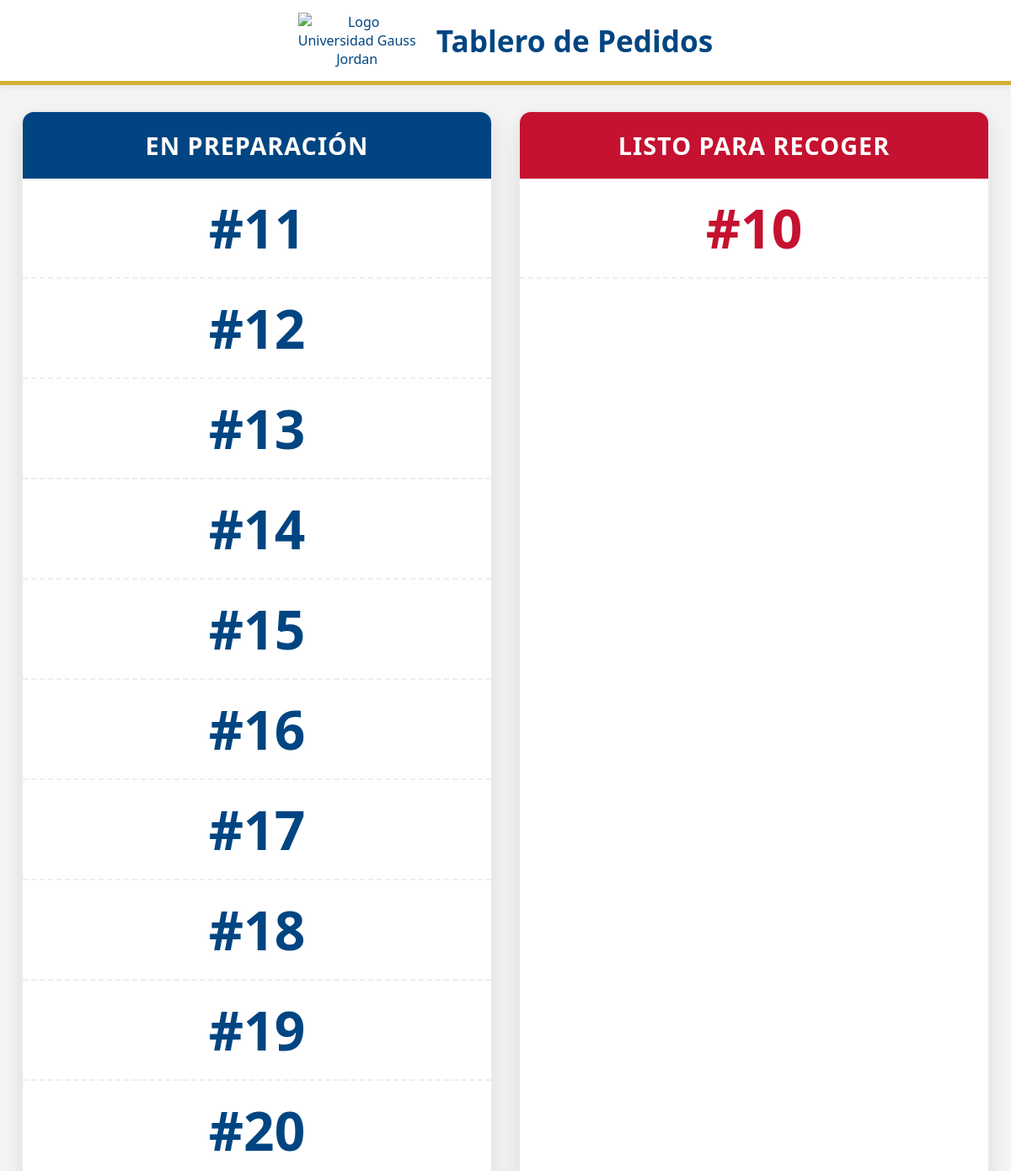
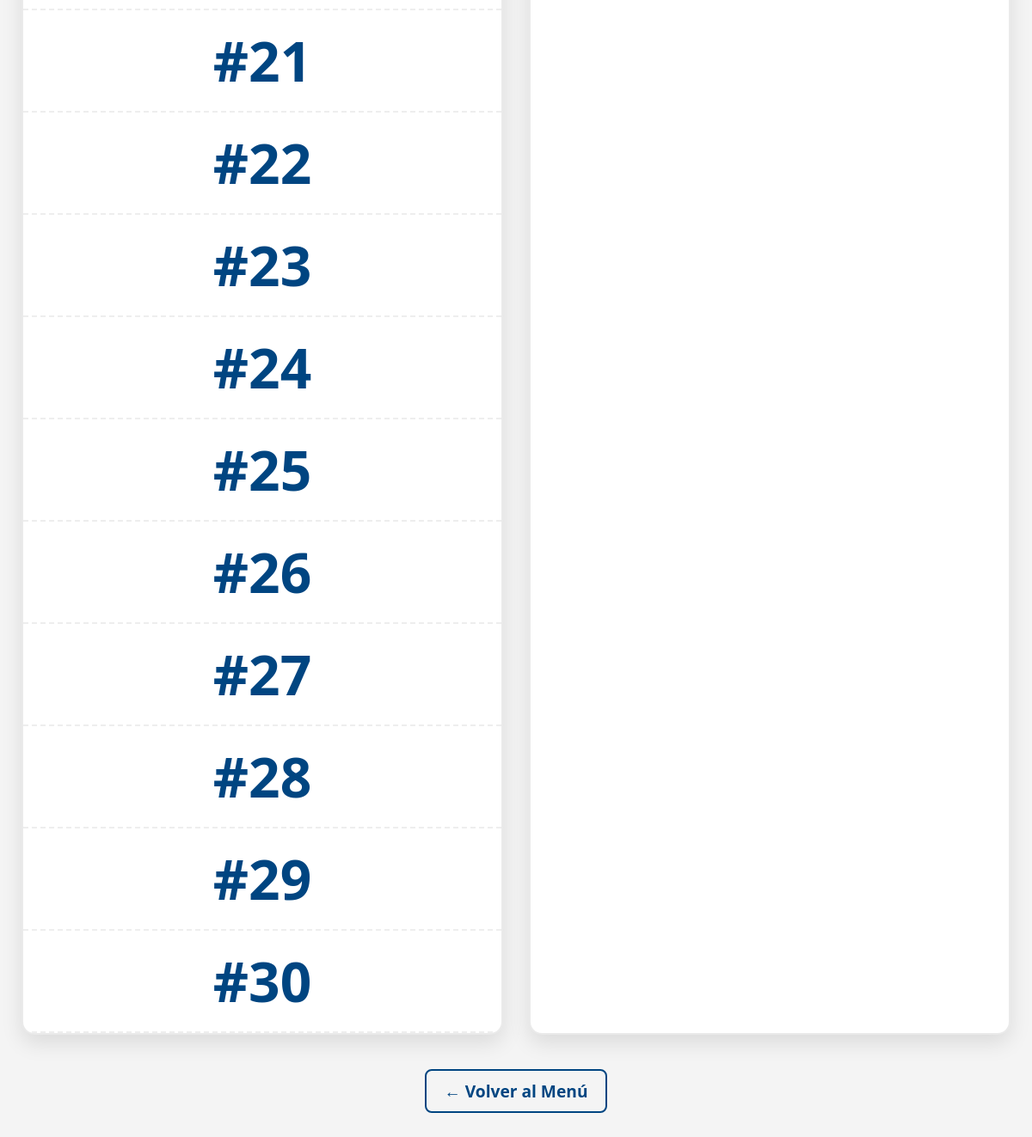
Before: /pedidos with the older database file (2 pictures, top to bottom).
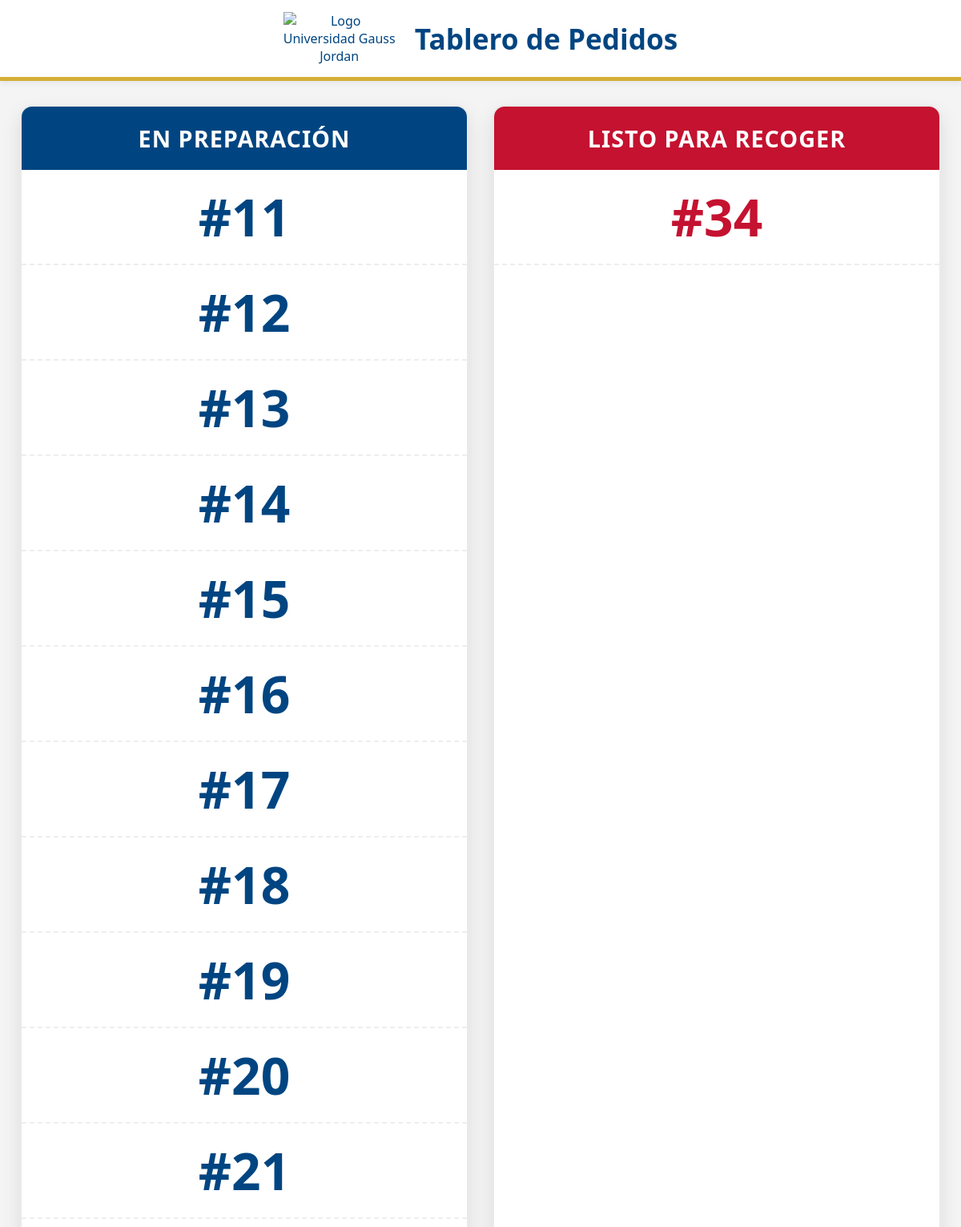
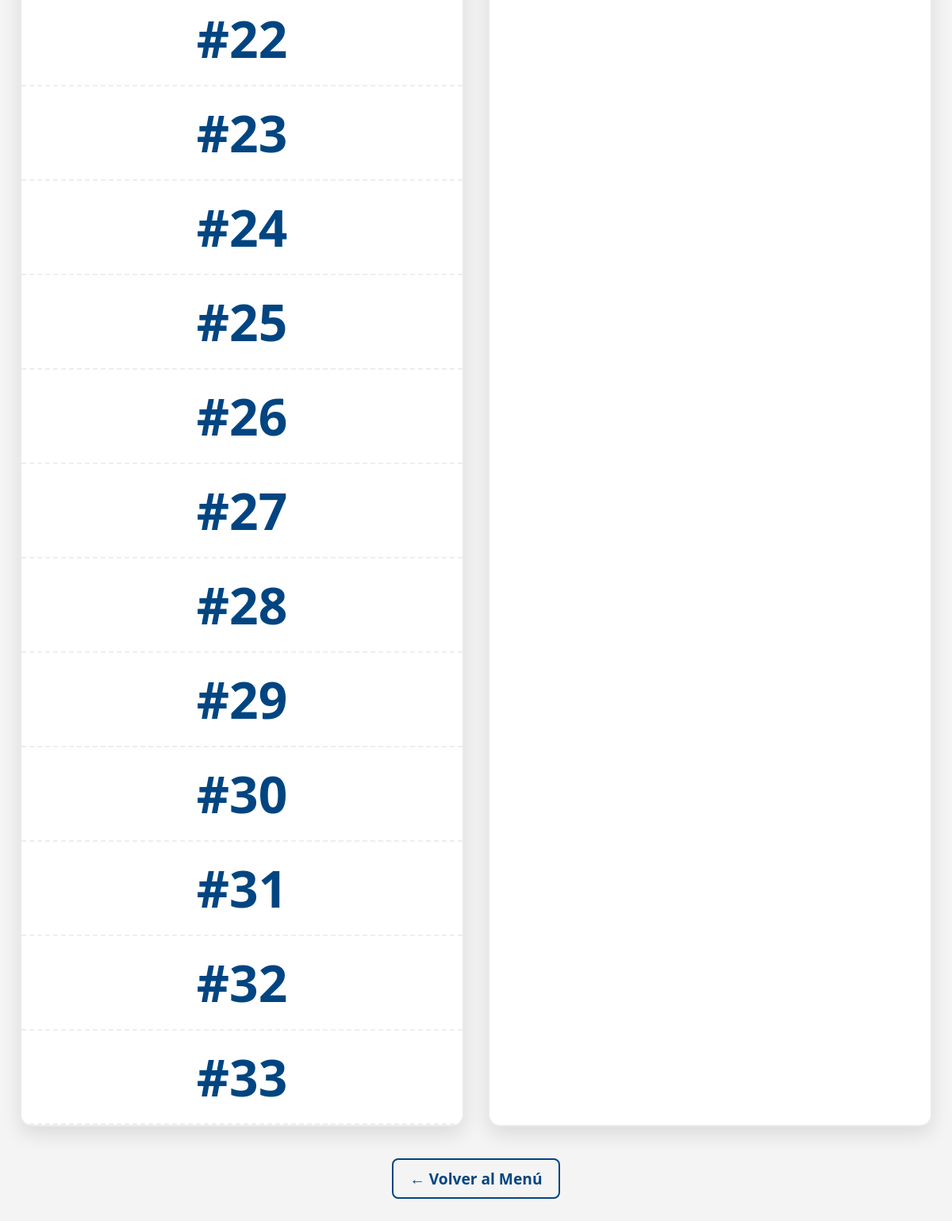
After: the same page with the newer database file (2 pictures, top to bottom).
### tables this page shows
CREATE TABLE Pedidos (
        id_pedido INTEGER PRIMARY KEY AUTOINCREMENT,
        nombre_cliente TEXT,
        producto TEXT,           
        fecha_pedido DATE,
        hora_pedido TIME,
        estado TEXT,
        metodo_pago TEXT,
        hora_pago TIME,
        total REAL,
        timestamp_listo TEXT   -- <--- NUEVA COLUMNA PARA EL CRONÓMETRO DE 5 MIN
    );

### rutas/cocina.py (the view)
@cocina_bp.route("/pedidos")
def ver_pedidos():
    conexion = conectar_db()
    cursor = conexion.cursor()
    cursor.execute("SELECT id_pedido, nombre_cliente, producto, estado FROM Pedidos WHERE estado != 'Entregado' ORDER BY id_pedido ASC")
    pedidos = cursor.fetchall()
    conexion.close()
    return render_template("pedidos.html", pedidos=pedidos)

### db_manager.py (called while the page is built)
def conectar_db():
    return sqlite3.connect("database.db", check_same_thread=False)

### templates/pedidos.html (shortened to what this page needs)
<!DOCTYPE html>
<html lang="es">
<head>
</head>
<body>
    <div class="header">
        <img src="https://imgs.search.brave.com/1tFRxOQSQTKZiRlQLvilQSyiVtJ3yPprGSEWonnEvO8/rs:fit:860:0:0:0/g:ce/aHR0cHM6Ly9hcHJl/bmRlLmdvYi5teC93/cC1jb250ZW50L3Vw/bG9hZHMvMjAyNC8w/MS9nYXVzLTEucG5n" alt="Logo Universidad Gauss Jordan" class="logo">
        <h1>Tablero de Pedidos</h1>
    </div>
    <div class="tablero">
        <div class="columna">
    <h2 class="titulo-preparacion">En preparación</h2>
    <ul class="lista-ids" id="lista-preparacion">
        {% for pedido in pedidos %}
            {% if pedido[3] == 'Pendiente' %}
                <li class="preparacion-item">#{{ pedido[0] }}</li>
            {% endif %}
        {% endfor %}
    </ul>
</div>
        <div class="columna">
    <h2 class="titulo-listo">Listo para recoger</h2>
    <ul class="lista-ids" id="lista-listo">
        {% for pedido in pedidos %}
            {% if pedido[3] == 'Listo' %}
                <li class="listo-item">#{{ pedido[0] }}</li>
            {% endif %}
        {% endfor %}
    </ul>
</div>
    </div>
    <a href="/" class="volver-btn">← Volver al Menú</a>
</body>
</html>

Changed rows visible on the page:
no longer on this page (row edited): Pedidos: id_pedido "10", shown under "LISTO PARA RECOGER"
added Pedidos: id_pedido "31", shown under "EN PREPARACIÓN"
added Pedidos: id_pedido "32", shown under "EN PREPARACIÓN"
added Pedidos: id_pedido "33", shown under "EN PREPARACIÓN"
added Pedidos: id_pedido "34", shown under "LISTO PARA RECOGER"
